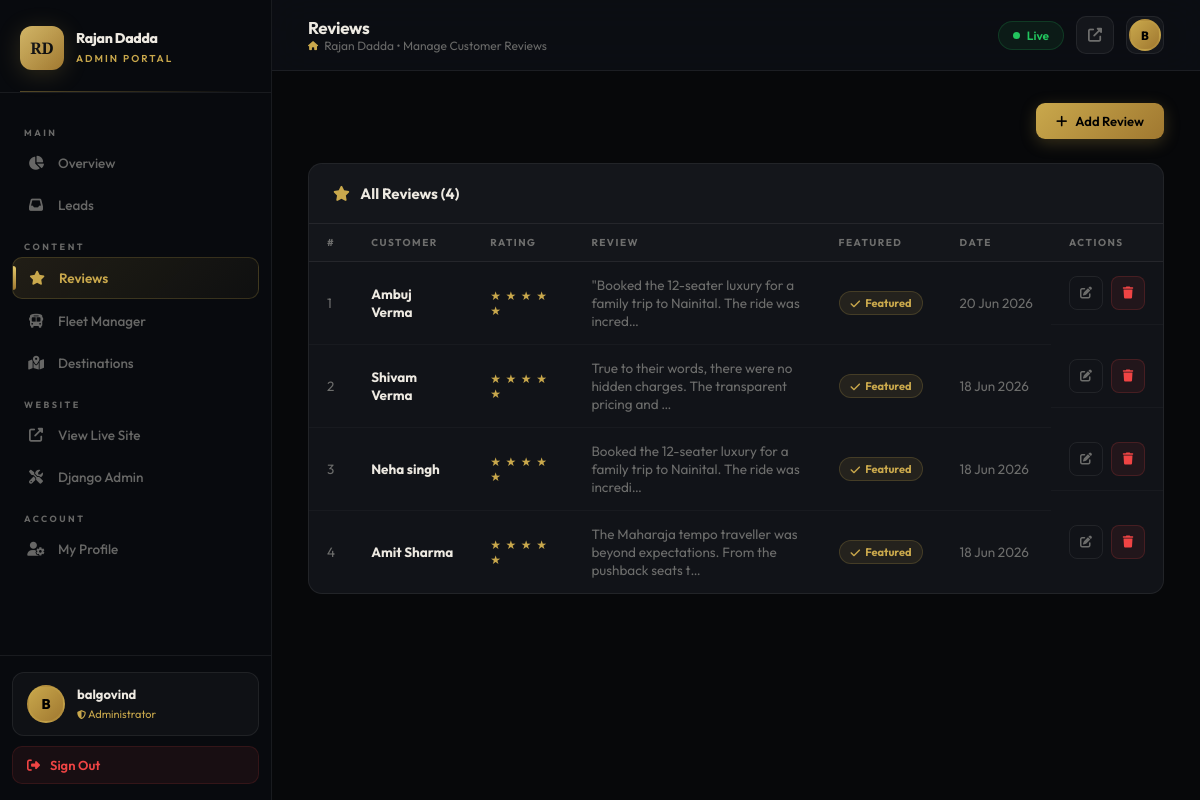
/dashboard/reviews/ (signed in), run on the app's committed database.
### home/models.py (models this page shows, shortened)
class Review(models.Model):
    customer_name = models.CharField(max_length=200)
    rating = models.IntegerField(default=5)  # 1 to 5
    content = models.TextField()
    is_featured = models.BooleanField(default=False)
    created_at = models.DateTimeField(default=timezone.now)

### dashboard/views.py (the view)
# urls.py: path('reviews/', views.reviews_list, name='reviews_list_dashboard'),
@login_required(login_url='dashboard_login')
def reviews_list(request):
    reviews = Review.objects.order_by('-created_at')
    return render(request, 'dashboard/reviews_list.html', {'reviews': reviews})

### dashboard/templatetags/dashboard_tags.py (called while the page is built)
@register.simple_tag
def unread_leads_count():
    return Lead.objects.filter(is_read=False).count()

### dashboard/templates/dashboard/reviews_list.html (shortened to what this page needs)
{% extends 'dashboard/base.html' %}
{% block page_title %}Reviews{% endblock %}
{% block breadcrumb %}Manage Customer Reviews{% endblock %}
{% block content %}
<div style="display: flex; justify-content: flex-end; margin-bottom: 24px;">
    <a href="{% url 'review_add' %}" class="btn btn-gold"><i class="fas fa-plus"></i> Add Review</a>
</div>
<div class="card">
    <div class="card-header">
        <h5><i class="fas fa-star" style="color: var(--gold); margin-right: 8px;"></i> All Reviews ({{ reviews|length }})</h5>
    </div>
    <div class="table-wrapper">
        {% if reviews %}
        <table>
            <thead>
                <tr>
                    <th>#</th>
                    <th>Customer</th>
                    <th>Rating</th>
                    <th>Review</th>
                    <th>Featured</th>
                    <th>Date</th>
                    <th>Actions</th>
                </tr>
            </thead>
            <tbody>
                {% for review in reviews %}
                <tr>
                    <td style="color: var(--text-muted);">{{ forloop.counter }}</td>
                    <td><strong>{{ review.customer_name }}</strong></td>
                    <td>
                        <div class="stars">
                            {% for i in "12345" %}
                                {% if forloop.counter <= review.rating %}★{% else %}☆{% endif %}
                            {% endfor %}
                        </div>
                    </td>
                    <td style="color: var(--text-muted); max-width: 300px;">{{ review.content|truncatechars:80 }}</td>
                    <td>
                        {% if review.is_featured %}
                            <span class="badge badge-gold"><i class="fas fa-check"></i> Featured</span>
                        {% else %}
                            <span class="badge badge-danger">No</span>
                        {% endif %}
                    </td>
                    <td style="color: var(--text-muted); white-space: nowrap;">{{ review.created_at|date:"d M Y" }}</td>
                    <td style="display: flex; gap: 8px; align-items: center;">
                        <a href="{% url 'review_edit' review.pk %}" class="btn btn-sm btn-outline btn-icon" title="Edit">
                            <i class="fas fa-edit"></i>
                        </a>
                        <form method="POST" action="{% url 'review_delete' review.pk %}" style="display:inline;">
                            <button type="submit" class="btn btn-sm btn-danger btn-icon"
                                onclick="return confirm('Delete this review?')"
                                title="Delete">
                                <i class="fas fa-trash"></i>
                            </button>
                        </form>
                    </td>
                </tr>
                {% endfor %}
            </tbody>
        </table>
        {% endif %}
    </div>
</div>
{% endblock %}

### dashboard/templates/dashboard/base.html (shortened to what this page needs)
{% load static dashboard_tags %}
<!DOCTYPE html>
<html lang="en">
<head>
    <link href="https://cdnjs.cloudflare.com/ajax/libs/font-awesome/6.4.0/css/all.min.css" rel="stylesheet">
</head>
<body>
<aside class="sidebar">
    <div class="sidebar-logo">
        <div class="logo-emblem">RD</div>
        <div class="logo-text">
            <strong>Rajan Dadda</strong>
            <span>Admin Portal</span>
        </div>
    </div>
    <nav class="sidebar-nav">
        <div class="nav-section-label">Main</div>
        <a href="{% url 'dashboard_home' %}" class="nav-item {% if request.resolver_match.url_name == 'dashboard_home' %}active{% endif %}">
            <i class="fas fa-chart-pie"></i> Overview
        </a>
        <a href="{% url 'leads_list' %}" class="nav-item {% if 'leads' in request.resolver_match.url_name %}active{% endif %}">
            <i class="fas fa-inbox"></i> Leads
            {% unread_leads_count as unread_count %}
        </a>
        <div class="nav-section-label">Content</div>
        <a href="{% url 'reviews_list_dashboard' %}" class="nav-item {% if 'review' in request.resolver_match.url_name %}active{% endif %}">
            <i class="fas fa-star"></i> Reviews
        </a>
        <a href="{% url 'fleet_list_dashboard' %}" class="nav-item {% if 'fleet' in request.resolver_match.url_name %}active{% endif %}">
            <i class="fas fa-bus"></i> Fleet Manager
        </a>
        <a href="{% url 'destinations_list_dashboard' %}" class="nav-item {% if 'destination' in request.resolver_match.url_name %}active{% endif %}">
            <i class="fas fa-map-marked-alt"></i> Destinations
        </a>
        <div class="nav-section-label">Website</div>
        <a href="{% url 'home' %}" target="_blank" class="nav-item">
            <i class="fas fa-external-link-alt"></i> View Live Site
        </a>
        <a href="/admin/" target="_blank" class="nav-item">
            <i class="fas fa-tools"></i> Django Admin
        </a>
        <div class="nav-section-label">Account</div>
        <a href="{% url 'profile_edit' %}" class="nav-item {% if 'profile' in request.resolver_match.url_name %}active{% endif %}">
            <i class="fas fa-user-cog"></i> My Profile
        </a>
    </nav>
    <div class="sidebar-footer">
        <a href="{% url 'profile_edit' %}" class="sidebar-user">
            <div class="user-avatar">
                {% if request.user.admin_profile.profile_image %}
                    <img src="{{ request.user.admin_profile.profile_image.url }}" alt="Profile">
                {% else %}
                    {{ request.user.username|first|upper }}
                {% endif %}
            </div>
            <div class="user-info">
                <strong>{{ request.user.get_full_name|default:request.user.username }}</strong>
                <small><i class="fas fa-shield-alt" style="font-size:9px;"></i> Administrator</small>
            </div>
        </a>
        <a href="{% url 'dashboard_logout' %}" class="logout-btn">
            <i class="fas fa-sign-out-alt"></i> Sign Out
        </a>
    </div>
</aside>
<div class="main-content">
    <div class="topbar">
        <div class="topbar-left">
            <div>
                <div class="topbar-title">{% block page_title %}Dashboard{% endblock %}</div>
                <div class="topbar-breadcrumb">
                    <i class="fas fa-home" style="color:var(--gold);"></i>
                    Rajan Dadda &bull; {% block breadcrumb %}Admin{% endblock %}
                </div>
            </div>
        </div>
        <div class="topbar-actions">
            <div class="live-badge">
                <span class="live-dot"></span>
                Live
            </div>
            <a href="{% url 'home' %}" target="_blank" class="topbar-icon-btn" title="View Site">
                <i class="fas fa-external-link-alt"></i>
            </a>
            <a href="{% url 'profile_edit' %}" class="topbar-icon-btn" title="Profile">
                <div class="user-avatar" style="width:32px;height:32px;font-size:12px;">
                    {% if request.user.admin_profile.profile_image %}
                        <img src="{{ request.user.admin_profile.profile_image.url }}" alt="P">
                    {% else %}
                        {{ request.user.username|first|upper }}
                    {% endif %}
                </div>
            </a>
        </div>
    </div>
    <div class="page-body">
        {% block content %}{% endblock %}
    </div>
</div>
</body>
</html>

### data on the page
Review: customer_name "Ambuj Verma", rating 5 (drawn), content "\"Booked the 12-seater luxury for a family trip to Nainital. The ride was incred…", is_featured True (drawn), created_at "20 Jun 2026"
Review: customer_name "Shivam Verma", rating 5 (drawn), content "True to their words, there were no hidden charges. The transparent pricing and …", is_featured True (drawn), created_at "18 Jun 2026"
Review: customer_name "Neha singh", rating 5 (drawn), content "Booked the 12-seater luxury for a family trip to Nainital. The ride was incredi…", is_featured True (drawn), created_at "18 Jun 2026"
Review: customer_name "Amit Sharma", rating 5 (drawn), content "The Maharaja tempo traveller was beyond expectations. From the pushback seats t…", is_featured True (drawn), created_at "18 Jun 2026"

### other printed values
{{ request.user.username|first|upper }} "B"
{{ request.user.get_full_name|default:request.user.username }} "balgovind"
{{ reviews|length }} "4"
